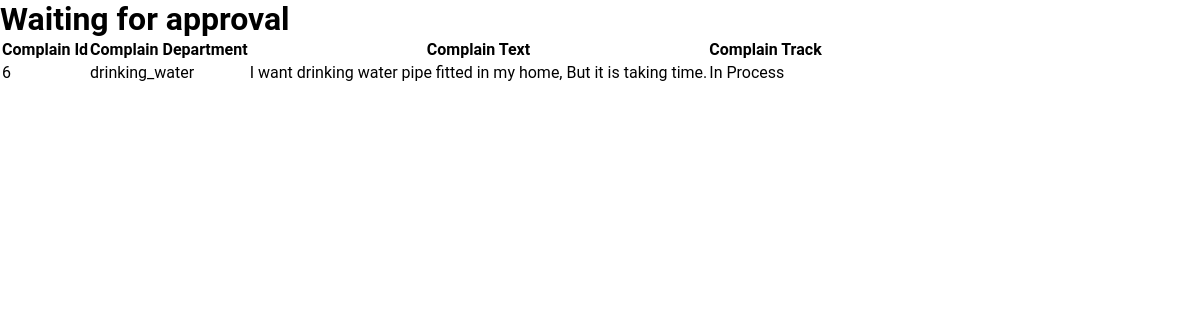
The page /views/admin_view_complain.php?state_id=3 (signed in) on the database its author committed.
### tables this page shows
CREATE TABLE `complain` (
  `complain_id` int(5) NOT NULL,
  `user_id` int(5) NOT NULL,
  `department_id` int(5) NOT NULL,
  `complain_text` varchar(500) NOT NULL,
  `state_id` int(1) NOT NULL DEFAULT 1
);

CREATE TABLE `department` (
  `department_id` int(5) NOT NULL,
  `department_name` varchar(30) NOT NULL,
  `department_username` varchar(30) NOT NULL,
  `department_password` varchar(20) NOT NULL
);

CREATE TABLE `state` (
  `state_id` int(1) NOT NULL,
  `state_name` varchar(50) NOT NULL
);

### views/admin_view_complain.php (the view, shortened to what this page needs)
<?php
    include_once '../connection/connection.php';
    if(!empty($_SESSION['admin_id'])){
        ?>
        <!DOCTYPE html>
        <html lang="en">
        <head>
        <link rel="stylesheet" href="../style.css">
        </head>
        <body>
            <div class="approval_State">
                <h1>Waiting for approval</h1>
            </div>
            <table>
                <tr>
                    <th>Complain Id</th>
                    <th>Complain Department</th>
                    <th>Complain Text</th>
                    <th>Complain Track</th>
                </tr>
                <tr>
                    <?php
                    if(isset($_GET['state_id'])){
                        $state_id = $_GET['state_id'];
                        $query="SELECT * FROM complain WHERE state_id = '$state_id'";
                        $result = mysqli_query($db_con,$query);
                        if($result){
                            while($row=mysqli_fetch_array($result)){
                                $department_id=$row['department_id'];
                                $query1 = "SELECT * FROM department WHERE department_id = '$department_id'";
                                $result1 = mysqli_query($db_con,$query1);
                                $row1=mysqli_fetch_array($result1);
                                $state_id=$row['state_id'];
                                $query2 = "SELECT * FROM state WHERE state_id = '$state_id'";
                                $result2 = mysqli_query($db_con,$query2);
                                $row2=mysqli_fetch_array($result2);
                                ?>
                                    <tr>
                                        <td><?php echo $row['complain_id']; ?></td>
                                        <td><?php echo $row1['department_name']; ?></td>
                                        <td><?php echo $row['complain_text']; ?></td>
                                        <td><?php echo $row2['state_name']?></td>
                                    </tr>
                                <?php
                            }
                        }
                        else{
                            die("Error");
                        }
                    }
                    ?>
            </table>
        </body>
        </html>
        <?php
    }
    else{
        header('location:../views/accessdenied.php');
    }
?>

### style.css (style rules this page uses)
* { margin: 0%; padding: 0%; font-family: 'Roboto', sans-serif; }

### rows shown on the page
complain: complain_id "6", department.department_name "drinking_water", complain_text "I want drinking water pipe fitted in my home, But it is taking time.", state.state_name "In Process"
